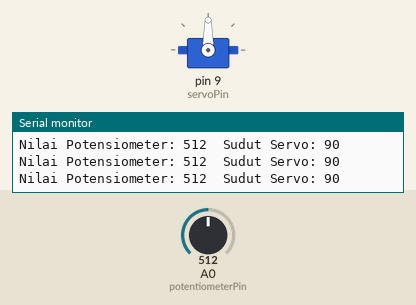
Bench run of a sketch on a simulated Arduino Uno, built with avr-gcc and run on an emulated ATmega328P. On the bench: servo, the last lines printed to the serial monitor. Inputs (shaded band) come from the test bench; at power-on: A0 (potentiometerPin) = 512.

Above: at 1.2 s.
1.3 s: A0 (potentiometerPin) set to 716
At 1.7 s:
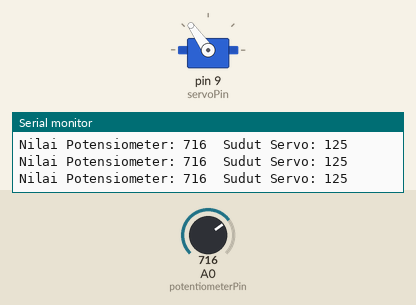
2.8 s: A0 (potentiometerPin) set to 900
At 3.3 s:
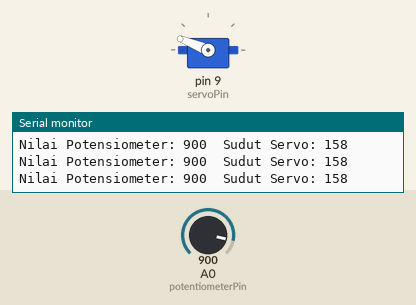
4.3 s: A0 (potentiometerPin) set to 982
At 4.9 s:
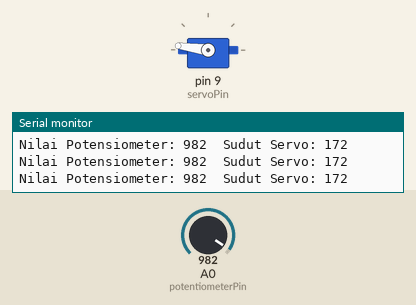
5.8 s: A0 (potentiometerPin) set to 1017
At 6.5 s:
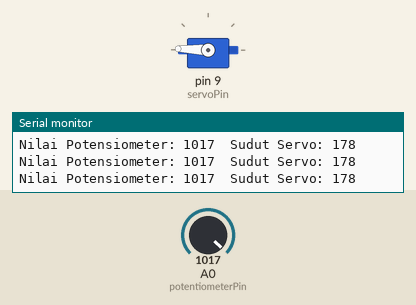
8.8 s: A0 (potentiometerPin) set to 306
At 9.7 s:
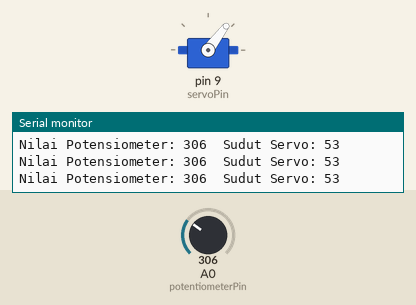
10.3 s: A0 (potentiometerPin) set to 122
At 11.3 s:
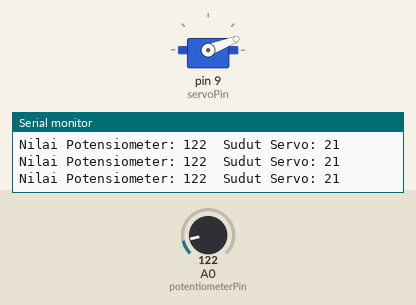
Timing chart, 0 to 12.8 s (numbered marks = the images above; inputs shaded):
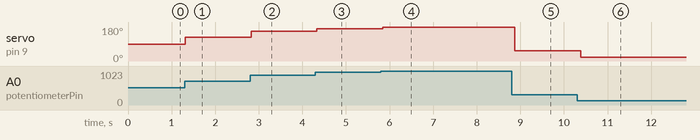

Measured:
- after the input at 1.3 s, servo on pin 9 (servoPin): 90° → 125° at once
- after the input at 2.8 s, servo on pin 9 (servoPin): 125° → 158° at once
- after the input at 4.3 s, servo on pin 9 (servoPin): 158° → 172° at once
- after the input at 5.8 s, servo on pin 9 (servoPin): 172° → 178° after 0.05 s
- after the input at 8.8 s, servo on pin 9 (servoPin): 178° → 53° after 0.07 s
- after the input at 10.3 s, servo on pin 9 (servoPin): 53° → 21° after 0.09 s

The sketch:

Test2.ino
```cpp
#include <Servo.h>

// Definisikan pin untuk servo dan potensiometer
const int servoPin = 9;
const int potentiometerPin = A0;

// Buat objek servo
Servo servoMotor;

void setup() {
  // Mulai serial communication
  Serial.begin(9600);

  // Attach servo ke pin yang ditentukan
  servoMotor.attach(servoPin);
}

void loop() {
  // Baca nilai dari potensiometer
  int potValue = analogRead(potentiometerPin);

  // Konversi nilai potensiometer menjadi sudut (0-180)
  int angle = map(potValue, 0, 1023, 0, 180);

  // Putar servo ke sudut yang sesuai
  servoMotor.write(angle);

  // Tampilkan nilai potensiometer dan sudut servo
  Serial.print("Nilai Potensiometer: ");
  Serial.print(potValue);
  Serial.print("\tSudut Servo: ");
  Serial.println(angle);

  // Delay untuk memberikan waktu bacaan yang stabil
  delay(100);
}
```
